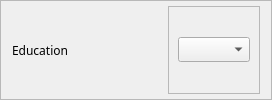
                   <widget class="QFrame" name="frame_89">
                    <property name="frameShape">
                     <enum>QFrame::StyledPanel</enum>
                    </property>
                    <property name="frameShadow">
                     <enum>QFrame::Raised</enum>
                    </property>
                    <layout class="QHBoxLayout" name="horizontalLayout_91">
                     <property name="topMargin">
                      <number>5</number>
                     </property>
                     <property name="bottomMargin">
                      <number>5</number>
                     </property>
                     <item>
                      <widget class="QLabel" name="label_47">
                       <property name="minimumSize">
                        <size>
                         <width>150</width>
                         <height>0</height>
                        </size>
                       </property>
                       <property name="font">
                        <font>
                         <family>Moon</family>
                        </font>
                       </property>
                       <property name="text">
                        <string>Education</string>
                       </property>
                      </widget>
                     </item>
                     <item>
                      <widget class="QFrame" name="frame_90">
                       <property name="frameShape">
                        <enum>QFrame::StyledPanel</enum>
                       </property>
                       <property name="frameShadow">
                        <enum>QFrame::Raised</enum>
                       </property>
                       <layout class="QHBoxLayout" name="horizontalLayout_92">
                        <property name="topMargin">
                         <number>5</number>
                        </property>
                        <property name="bottomMargin">
                         <number>5</number>
                        </property>
                        <item>
                         <widget class="QComboBox" name="educationLine">
                          <property name="font">
                           <font>
                            <family>Raleway</family>
                           </font>
                          </property>
                         </widget>
                        </item>
                       </layout>
                      </widget>
                     </item>
                    </layout>
                   </widget>
